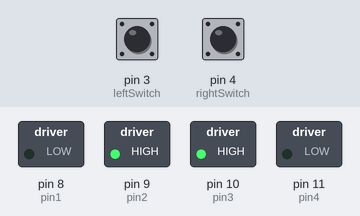
The sketch below on a simulated Arduino Uno, built with avr-gcc and run on an emulated ATmega328P. On the bench: switched loads named in the sketch (green lamp = pin HIGH). The inputs (shaded band) are chosen by the test bench; at power-on: pin 3 (leftSwitch) LOW, pin 4 (rightSwitch) LOW.

Above: at 1.2 s.
1.3 s: pin 3 (leftSwitch) pulled HIGH for 0.15 s
At 1.37 s:
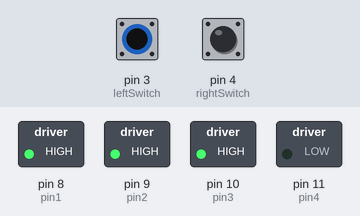
2.9 s: pin 4 (rightSwitch) pulled HIGH for 0.15 s
At 2.97 s:
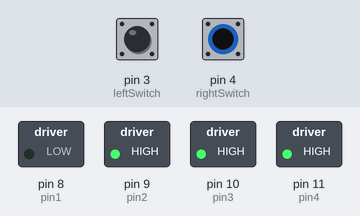
4.5 s: pin 4 (rightSwitch) pulled HIGH for 3.2 s
At 8.1 s:
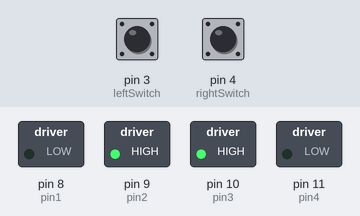
9.2 s: pin 3 (leftSwitch) pulled HIGH for 3.2 s
At 10.4 s:
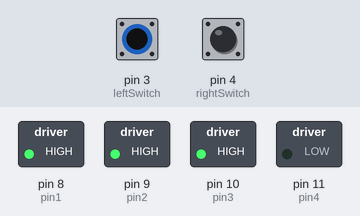
13.9 s: pin 3 (leftSwitch) driven HIGH and pin 4 (rightSwitch) driven HIGH
At 15.2 s:
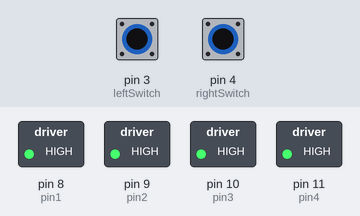
Timing chart, 0 to 16.4 s (numbered marks = the images above; inputs shaded):
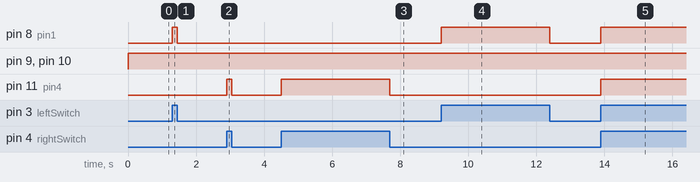

The sketch:

MotorDirverCode.ino
```cpp
int pin1 = 8;
int pin2 = 9;
int pin3 = 10;
int pin4 = 11;

int leftSwitch = 3;
int rightSwitch = 4;

void setup() {
  pinMode(pin1,OUTPUT);
  pinMode(pin2,OUTPUT);
  pinMode(pin3,OUTPUT);
  pinMode(pin4,OUTPUT);

  pinMode(leftSwitch,INPUT);
  pinMode(rightSwitch,INPUT);

}

void loop() {
  int ls = digitalRead(leftSwitch); //left switch
  int rs = digitalRead(rightSwitch); //right switch

  if(ls == HIGH && rs == LOW){ //right
    digitalWrite(8, HIGH);
    digitalWrite(9, HIGH);
    digitalWrite(10, HIGH);
    digitalWrite(11, LOW);

  }
  else if(ls == LOW && rs == HIGH){ //left
    digitalWrite(8, LOW);
    digitalWrite(9, HIGH);
    digitalWrite(10, HIGH);
    digitalWrite(11, HIGH);
  }
  else if(ls == HIGH && rs == HIGH){ //Reverse
    digitalWrite(8, HIGH);
    digitalWrite(9, HIGH);
    digitalWrite(10, HIGH);
    digitalWrite(11, HIGH);
  }
  else{ // Foward
    digitalWrite(8, LOW);
    digitalWrite(9, HIGH);
    digitalWrite(10, HIGH);
    digitalWrite(11, LOW);

  }
}
```

Measured:
- after the input at 1.3 s, pin 8 (pin1): LOW → HIGH at once, → LOW 0.15 s later
- after the input at 2.9 s, pin 11 (pin4): LOW → HIGH at once, → LOW 0.15 s later
- after the input at 4.5 s, pin 11 (pin4): LOW → HIGH at once, → LOW 3.2 s later
- after the input at 9.2 s, pin 8 (pin1): LOW → HIGH at once, → LOW 3.2 s later
- after the input at 13.9 s, pin 8 (pin1), pin 11 (pin4): LOW → HIGH at once
